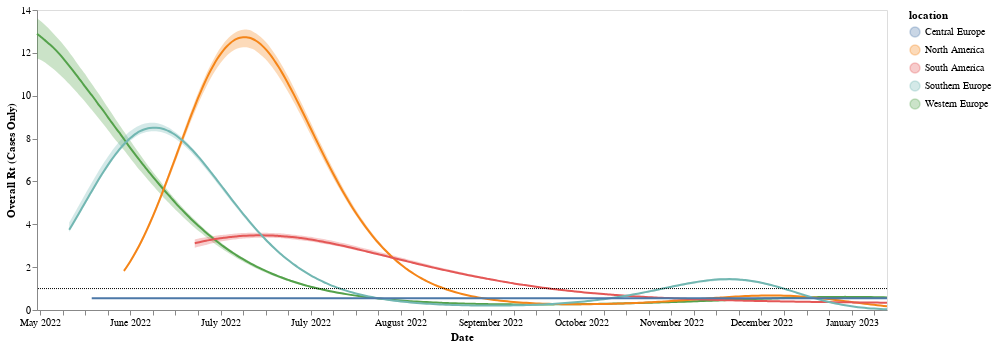

Write notebook code for a chart like this one.
### Code cell
band3 = alt.Chart(case_rt).mark_area(interpolate='monotone', opacity = 0.3 ,color = "#f58518").encode(
    alt.X('date:T', axis=alt.Axis(title="Date", grid=False,format="%B %Y")),
    alt.Y('R_lower_80',axis=alt.Axis(title="Overall Rt (Cases Only)", grid=False)),# scale=alt.Scale(domain=(0.6, 1.3))),
    alt.Y2('R_upper_80' ),
    alt.Color("location")
).properties(
    width=850,
    height=300)

line3 = alt.Chart(case_rt).mark_line(
    opacity=1, interpolate='monotone', color = "#f58518"
).encode(
    alt.X('date:T', axis=alt.Axis(title="Date", grid=False)),
    alt.Y('median_R', axis=alt.Axis(title="", grid=False)),# scale=alt.Scale(domain=(0.6, 1.3))), 
    alt.Color("location")
).properties(
    width=850,
    height=300)

case_rt_plot = band3 + line3 + one_line
case_rt_plot

### Figure 1 — Vega-Lite specification as saved in the notebook (floating-point values rounded to 4 significant figures; data arrays with more than 128 entries replaced by an {"elided": "..."} marker saying what was removed)
{"config": {"view": {"continuousWidth": 400, "continuousHeight": 300}}, "layer": [{"mark": {"type": "area", "color": "#f58518", "interpolate": "monotone", "opacity": 0.3}, "encoding": {"color": {"field": "location", "type": "nominal"}, "x": {"axis": {"format": "%B %Y", "grid": false, "title": "Date"}, "field": "date", "type": "temporal"}, "y": {"axis": {"grid": false, "title": "Overall Rt (Cases Only)"}, "field": "R_lower_80", "type": "quantitative"}, "y2": {"field": "R_upper_80"}}, "height": 300, "width": 850}, {"mark": {"type": "line", "color": "#f58518", "interpolate": "monotone", "opacity": 1}, "encoding": {"color": {"field": "location", "type": "nominal"}, "x": {"axis": {"grid": false, "title": "Date"}, "field": "date", "type": "temporal"}, "y": {"axis": {"grid": false, "title": ""}, "field": "median_R", "type": "quantitative"}}, "height": 300, "width": 850}, {"data": {"name": "data-0f80976e06af035141dd0a0f11df9332"}, "mark": {"type": "rule", "strokeDash": [1, 1]}, "encoding": {"y": {"field": "y", "type": "quantitative"}}}], "data": {"name": "data-5639ea599a9a2518b892865c410f34e0"}, "$schema": "https://vega.github.io/schema/vega-lite/v4.17.0.json", "datasets": {"data-5639ea599a9a2518b892865c410f34e0": {"elided": "1222 records"}, "data-0f80976e06af035141dd0a0f11df9332": [{"y": 1.0}]}}
